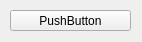
<?xml version="1.0" encoding="UTF-8"?>
<ui version="4.0">
 <class>Action</class>
 <widget class="QWidget" name="Action">
  <property name="geometry">
   <rect>
    <x>0</x>
    <y>0</y>
    <width>142</width>
    <height>42</height>
   </rect>
  </property>
  <property name="windowTitle">
   <string>Input Device</string>
  </property>
  <widget class="QPushButton" name="button">
   <property name="geometry">
    <rect>
     <x>10</x>
     <y>10</y>
     <width>121</width>
     <height>21</height>
    </rect>
   </property>
   <property name="text">
    <string>PushButton</string>
   </property>
  </widget>
 </widget>
 <resources/>
 <connections/>
</ui>
